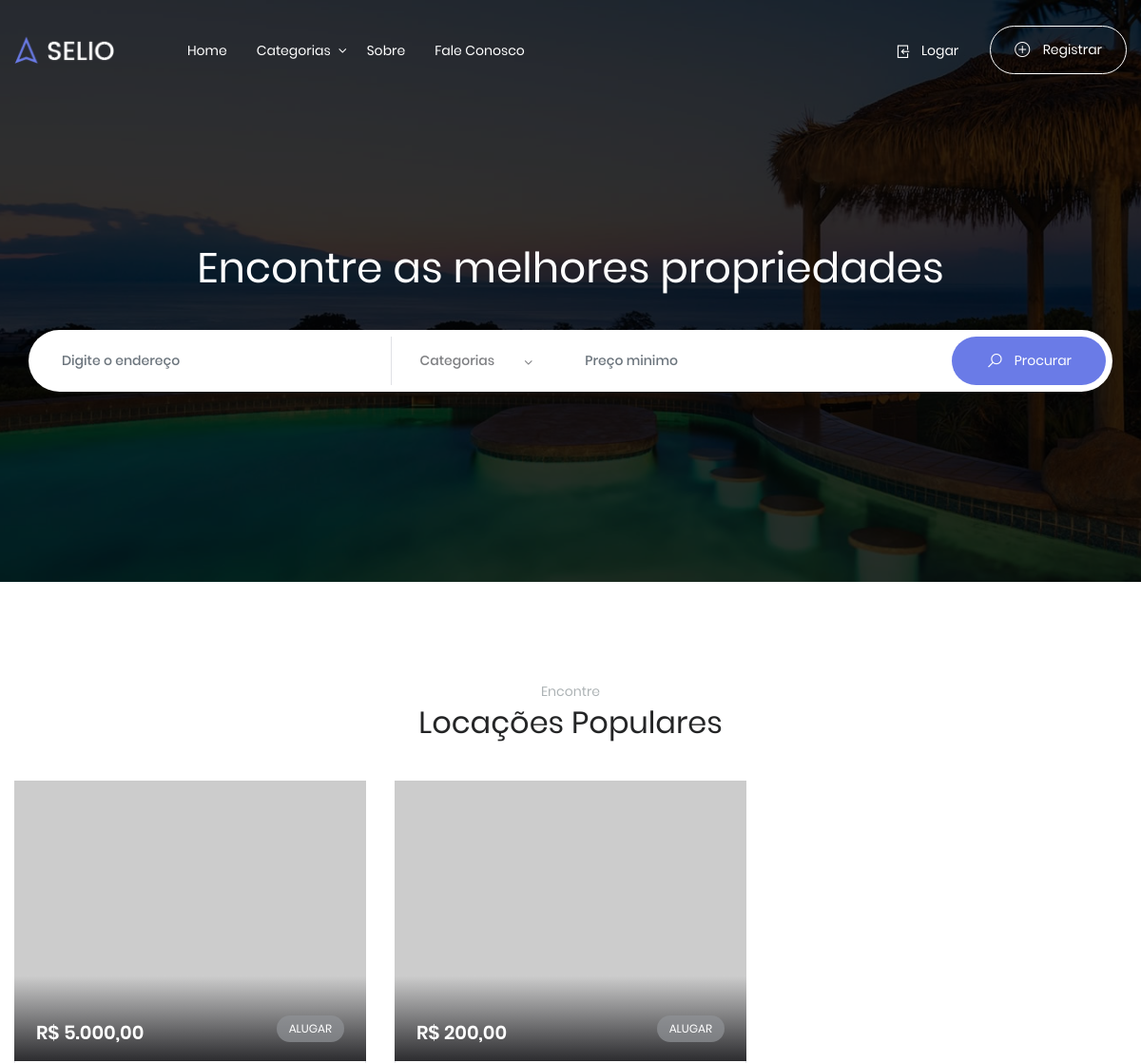
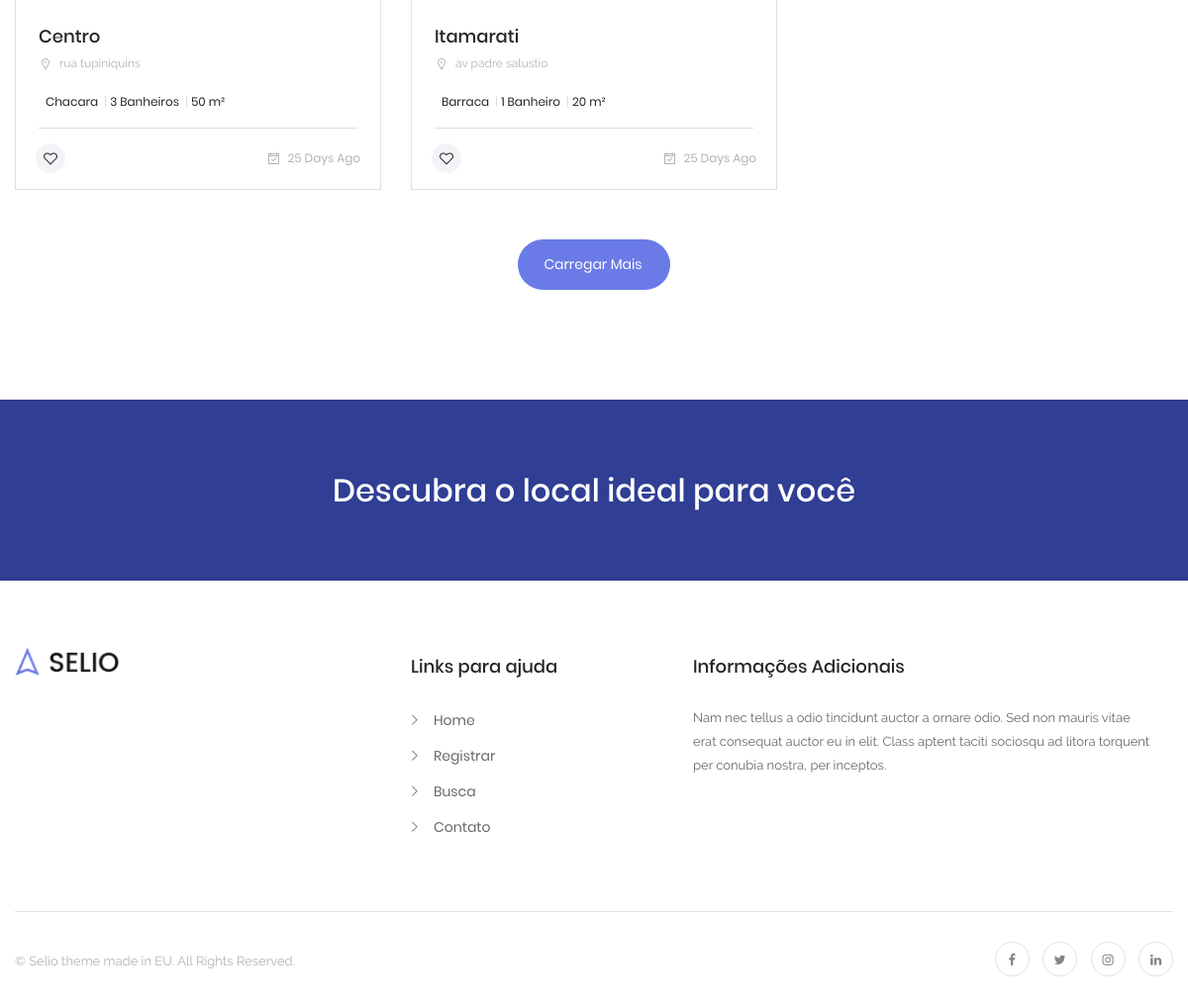
The page / on the database its author committed (2 pictures, top to bottom).
### tables this page shows
CREATE TABLE IF NOT EXISTS `imoveis` (
  `id_imoveis` int(10) NOT NULL AUTO_INCREMENT,
  `id_bairro` int(10) NOT NULL,
  `preco` double(10,2) NOT NULL,
  `id_carac` int(10) NOT NULL,
  `desc` varchar(500) NOT NULL,
  `id_cate` int(10) NOT NULL,
  `id_imagens` int(10) NOT NULL,
  `id_infoProp` int(10) NOT NULL,
  `endereco` varchar(200) NOT NULL,
  PRIMARY KEY (`id_imoveis`)
);

CREATE TABLE IF NOT EXISTS `bairros` (
  `id_bairro` int(10) NOT NULL AUTO_INCREMENT,
  `bairro` varchar(99) NOT NULL,
  `id_cidade` int(10) NOT NULL,
  PRIMARY KEY (`id_bairro`)
);

CREATE TABLE IF NOT EXISTS `caracteristicas` (
  `id_carac` int(11) NOT NULL AUTO_INCREMENT,
  `piscina` tinyint(1) NOT NULL,
  `churras` tinyint(1) NOT NULL,
  `fogao` tinyint(1) NOT NULL,
  `geladeira` tinyint(1) NOT NULL,
  `camas` int(11) NOT NULL,
  `garagem` tinyint(1) NOT NULL,
  `sinuca` tinyint(1) NOT NULL,
  `ar_cond` tinyint(1) NOT NULL,
  `banheiros` int(11) NOT NULL,
  `tamanho` int(11) NOT NULL,
  PRIMARY KEY (`id_carac`)
);

### class/class.db.php (called while the page is built, shortened)
<?php
class DB{
    private $link;
	public function connect(){
		$this->link = new mysqli(HOST, USER, PASSWORD, DBNAME);
		mysqli_set_charset($this->link,"utf8");
	}
	public function select($query){
		if(!$result = $this->link->query($query)){
			echo("<b>Erro MYSQL</b>:<br>" . mysqli_error($this->link)).'<br><br>';
		} else {
			return $result;
		}
	}
	public function rows($query){
		return mysqli_num_rows($query);
	}
	public function expand($query){
		return mysqli_fetch_array($query,MYSQLI_ASSOC);
	}
}
?>

### includes/info.php (the view, shortened to what this page needs)
<?php
$sql = $db->select("SELECT imoveis.*, bairros.bairro, caracteristicas.*,categoria.*  FROM imoveis
    INNER JOIN bairros ON imoveis.id_bairro = bairros.id_bairro
    INNER JOIN caracteristicas ON imoveis.id_carac = caracteristicas.id_carac
    INNER JOIN categoria ON imoveis.id_cate = categoria.id_cate
    $where
    ORDER BY imoveis.id_imoveis DESC
    LIMIT 6");
if($db->rows($sql)){
    while($data = $db->expand($sql)){
?>
           <div class="col-lg-4 col-md-6" style="">
                        <div class="card">
                            <a href="detalhes/<?php echo $data['id_imoveis'] ?>/propriedade-<?php echo $data['id_imoveis'] ?>-<?php echo normaliza($data['bairro']) ?>" title="">
                                <div class="img-block">
                                    <img src="https://via.placeholder.com/370x295" alt="" class="img-fluid">
                                    <div class="rate-info">
                                        <h5> R$ <?php echo valores($data['preco'])?> </h5>
                                        <span>Alugar</span>
                                    </div>
                                </div>
                            </a>
                            <div class="card-body">
                                <a href="detalhes.php" title="">
                                    <h3> <?php echo $data['bairro'] ?> </h3>
                                    <p><i class="la la-map-marker"></i> <?php echo $data['endereco']  ?> </p>
                                </a>
                                <ul>
                                    <?php
                                    if($data['chacara'] == true){
                                        echo "<li>Chacara</li>";
                                    }
                                    if($data['barraca'] == true){
                                        echo "<li>Barraca</li>";
                                    }
                                    if($data['banheiros'] != 0){
                                        if($data['banheiros'] == 1) echo "<li>".$data['banheiros']." Banheiro</li>";
                                                else echo "<li>".$data['banheiros']." Banheiros</li>";
                                    }
                                    if($data['tamanho'] != 0){
                                        echo "<li>".$data['tamanho']." m²</li>";
                                    }
                                ?>
                                </ul>
                            </div>
                            <div class="card-footer">
                                <a href="#" class="pull-left">
                                    <i class="la la-heart-o"></i>
                                </a>
                                <a href="#" class="pull-right">
                                    <i class="la la-calendar-check-o"></i> 25 Days Ago</a>
                            </div>
                            <a href="detalhes.php" title="" class="ext-link"></a>
                        </div>
                    </div>
<?php
    }
} else {
    echo 'Nenhum local encontrado';
}
?>

### rows shown on the page
imoveis: preco "5.000,00", id_bairro.bairro "Centro", endereco "rua tupiniquins", shows "Chacara", id_carac.banheiros "3", id_carac.tamanho "50"
imoveis: preco "200,00", id_bairro.bairro "Itamarati", endereco "av padre salustio", shows "Barraca", id_carac.banheiros "1", id_carac.tamanho "20"
